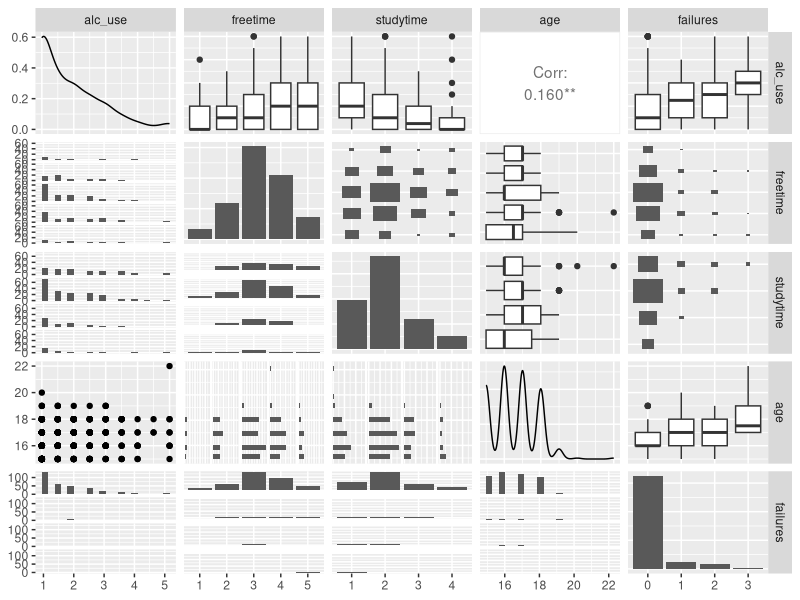

Write R code to recreate this figure.
## ---- chunk 1
date()

## ---- chunk 2
library(tidyverse)
data = read.csv('data/alc_data.csv')
print(str(data))
print(max(data$age))
print( min(data$age))
## ---- chunk 3
library(GGally)
library(ggplot2)
data$freetime = as.ordered(data$freetime)
data$studytime = as.ordered(data$studytime)
data$failures = as.ordered(data$failures)

data_subset = data[c('alc_use', 'freetime', 'studytime', 'age', 'failures')]

ggpairs(data_subset, mapping = aes(), lower = list(combo = wrap("facethist", bins = 20)))

## ---- chunk 4
glm_data = data[c('high_use', 'freetime', 'studytime', 'age', 'failures')]
glm_data$failures = ordered(glm_data$failures)
glm_data$age = as.numeric(glm_data$age)
glm_data$studytime = as.ordered(glm_data$studytime)
glm_data$freetime = as.ordered(glm_data$freetime)
glm_model = glm(high_use ~ ., data=glm_data, family = "binomial")
glm_model

## ---- chunk 5
print(exp(coef(glm_model)))
print(confint(glm_model))
## ---- chunk 6
alc = glm_data
probabilities <- predict(glm_model, type = "response")

# add the predicted probabilities to 'alc'
alc <- mutate(alc, probability = probabilities)

# use the probabilities to make a prediction of high_use
alc <- mutate(alc, prediction = alc$probability > 0.5)

# see the last ten original classes, predicted probabilities, and class predictions
select(alc, failures, age, freetime, studytime, high_use, probability, prediction) %>% tail(10)

# tabulate the target variable versus the predictions
table(high_use = alc$high_use, prediction = alc$prediction)

## ---- chunk 7

c_mat = table(high_use = alc$high_use, prediction = alc$prediction)
print('accuracy')
print(1 - (c_mat[1, 2] + c_mat[2, 1]) / sum(c_mat))
print('majority class')
print(mean(glm_data$high_use))
